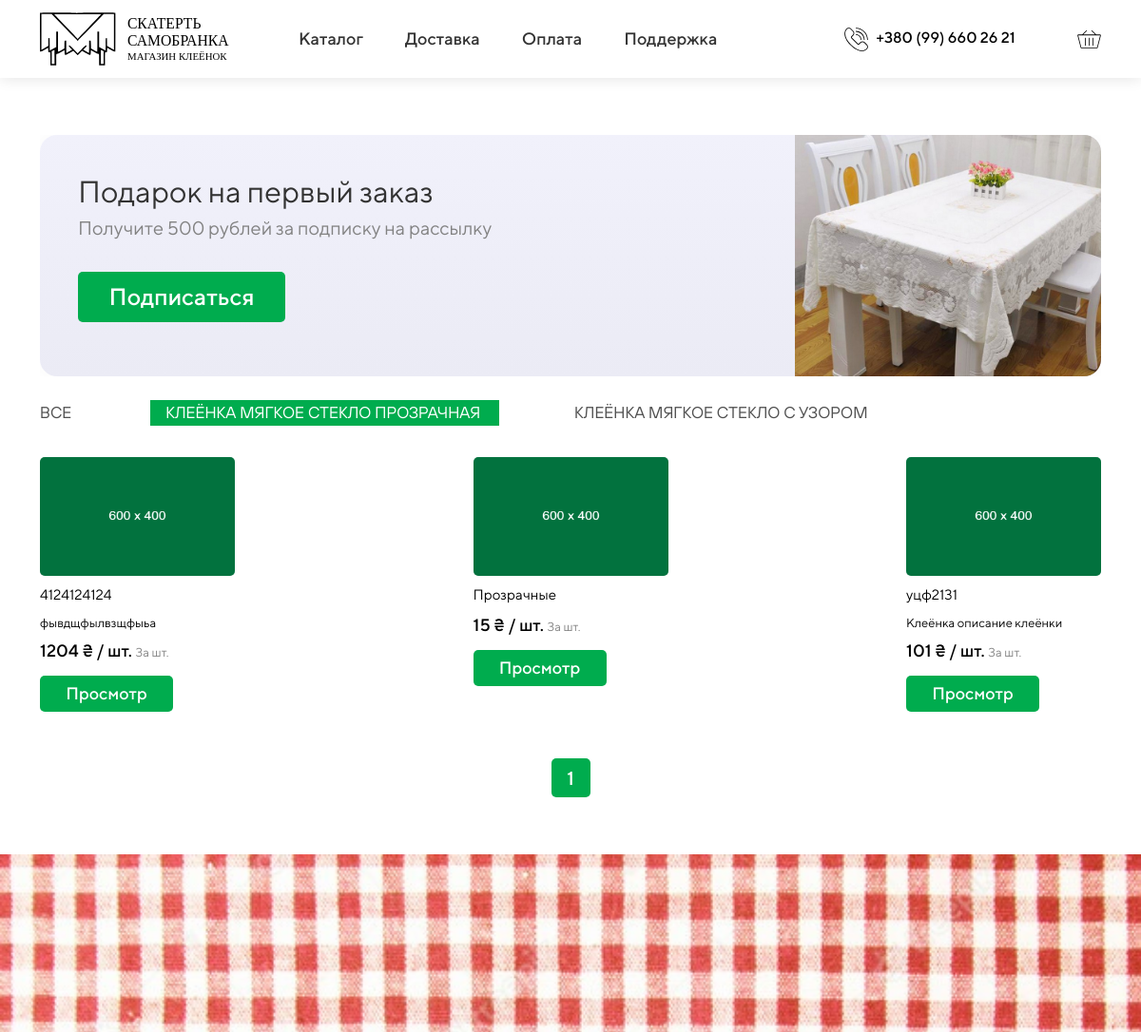
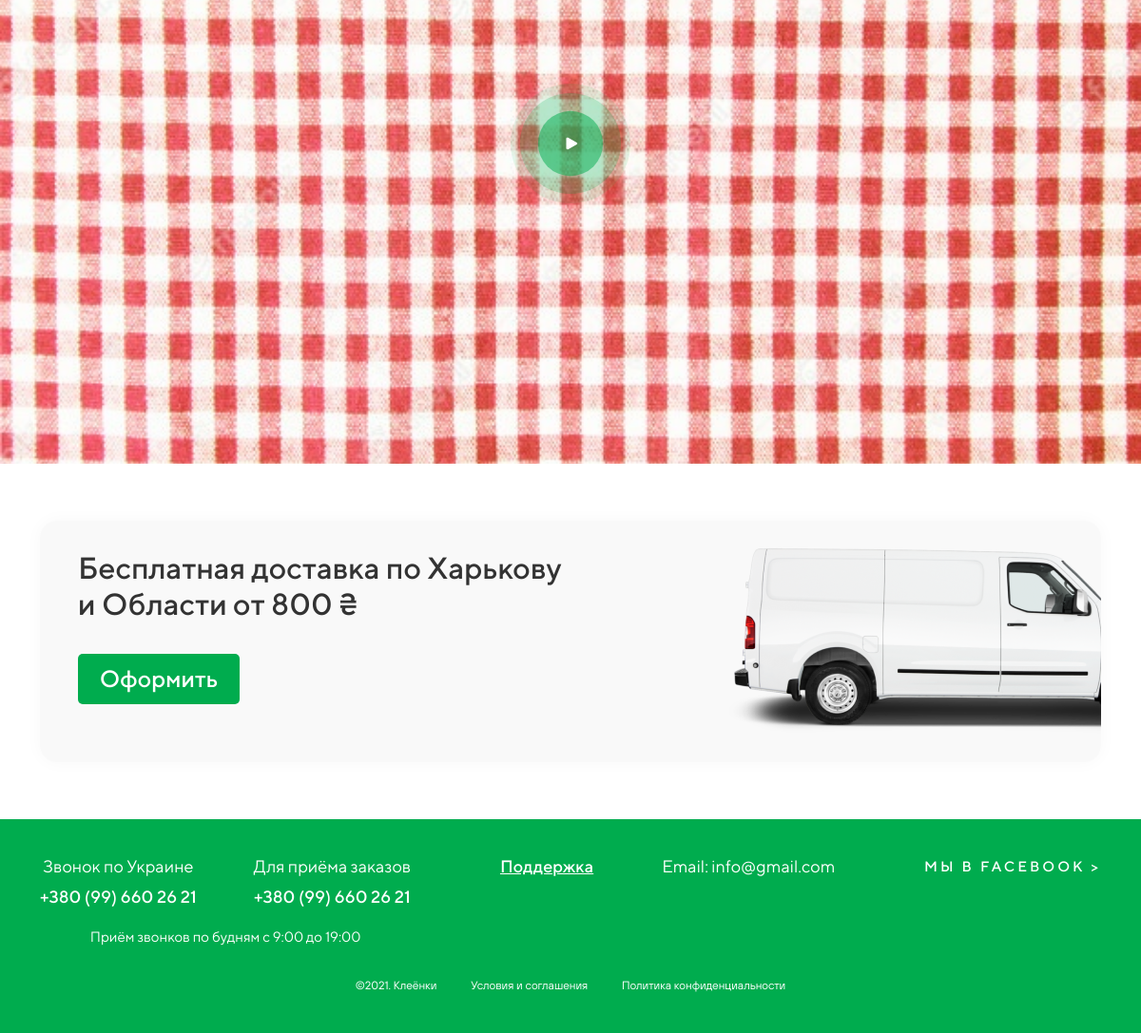
/kleyonka-myagkoe-steklo-prozrachnaya/, run on the app's committed database (2 pictures, top to bottom).
### shop/models.py (models this page shows, shortened)
class Category(models.Model):
    name = models.CharField(
        max_length=100, db_index=True, verbose_name='Название')
    slug = models.SlugField(max_length=100, unique=True)
    class Meta:
        ordering = ('name',)
        verbose_name = 'Категория'
        verbose_name_plural = 'Категории'
    def get_absolute_url(self):
        return reverse('by_category', args=[self.slug])

class Product(models.Model):
    category = models.ForeignKey(Category,
                                 related_name='products',
                                 on_delete=models.CASCADE)
    name = models.CharField(
        max_length=150, db_index=True, verbose_name='Название')
    slug = models.CharField(max_length=150, db_index=True,
                            unique=True, verbose_name='Ссылка')
    image = models.ImageField(
        upload_to='product/%Y/%m/%d', blank=True, verbose_name='Изображение')
    description = models.TextField(
        max_length=1000, blank=True, verbose_name='Описание')
    price = models.DecimalField(
        max_digits=10, decimal_places=0, verbose_name='Цена')
    available = models.BooleanField(default=True, verbose_name='Наличие')
    manufacture = models.CharField(
        max_length=30, blank=True, verbose_name='Производитель')
    width = models.DecimalField(
        max_digits=10, decimal_places=0, verbose_name='Ширина')
    thickness = models.DecimalField(
        max_digits=10, decimal_places=2, blank=True, verbose_name='Толщина')
    color = models.CharField(
        max_length=30, blank=True, verbose_name='Цвет')
    created = models.DateTimeField(auto_now_add=True, verbose_name='Создано')
    uploaded = models.DateTimeField(auto_now=True, verbose_name='Загружено')
    class Meta:
        ordering = ('name',)
        verbose_name = 'Товар'
        verbose_name_plural = 'Товары'
        index_together = (('id', 'slug'))
    def get_absolute_url(self):
        return reverse('product_detail', args=[self.id, self.slug])

### shop/views.py (the view)
# urls.py: path('', index, name='index'),
def index(request, category_slug=None):
    category = None
    categories = Category.objects.all()
    products = Product.objects.filter(available=True)
    if category_slug:
        category = get_object_or_404(Category, slug=category_slug)
        products = products.filter(category=category)
    paginator = Paginator(products, 30)
    page = request.GET.get('page')
    page_obj = paginator.get_page(page)
    try:
        products = paginator.page(page)
    except PageNotAnInteger:
        products = paginator.page(1)
    except EmptyPage:
        products = paginator.page(paginator.num_pages)
    return render(request, 'index.html',
                    {
                        'category': category,
                        'categories': categories,
                        'products': products,
                        'page_obj': page_obj
                    })

### cart/context_processors.py (called while the page is built)
def cart(request):
    return {'cart': Cart(request)}

### shop/templates/index.html (shortened to what this page needs)
{% load static %}
<!doctype html>
<html lang="en">
<head>
    <link href="https://cdn.jsdelivr.net/npm/bootstrap@5.1.3/dist/css/bootstrap.min.css" rel="stylesheet"
>
    <link rel="stylesheet" href="{% static 'shop/css/style.css/' %}">
    <link rel="stylesheet" href="{% static 'shop/fonts/fonts.css' %}">
</head>
<body>
    <div class="wrapper">
        {% block header %}
            <header>
                <nav class="navbar navbar-expand-lg navbar-light">
                    <div class="container">
                        <a class="navbar-brand" href="{% url 'index' %} "><img src="{% static 'shop/img/logo.svg' %}" alt=""></a>
                        <div class="collapse navbar-collapse" id="navbarSupportedContent">
                            <ul class="navbar-nav me-auto mb-2 mb-lg-0">
                                <li class="nav-item dropdown">
                                    <a class="nav-link dropdown-toggle" href="#" id="navbarDropdown" role="button"
                                        data-bs-toggle="dropdown" aria-expanded="false">
                                        Каталог
                                    </a>
                                </li>
                                <li class="nav-item">
                                    <a class="nav-link" aria-current="page" href="{% url 'delivery' %}">Доставка</a>
                                </li>
                                <li class="nav-item">
                                    <a class="nav-link" href="{% url 'order' %}">Оплата</a>
                                </li>
                                <li class="nav-item">
                                    <a class="nav-link" href="{% url 'support' %}">Поддержка</a>
                                </li>
                            </ul>
                        </div>
                        <div class="menu-right d-flex justify-content-between">
                            <div class="menu-contact">
                                <a href="tel:+380996602621">
                                    <img src="{% static 'shop/img/phone.svg' %}" height="25px" alt="">
                                    <span>+380 (99) 660 26 21</span>
                                </a>
                            </div>
                            <div class="menu-user">
                                <a href="{% url 'cart:cart_detail' %}" class="cart">
                                    <img src="{% static 'shop/img/cart.svg' %}" height="25px" alt="">
                                </a>
                            </div>
                        </div>
                    </div>
                </nav>
            </header>
        {% endblock header %}
        {% block content %}
        <section class="home-banner">
            <div class="container">
                <div class="swiper-container">
                    <div class="swiper-wrapper">
                        <div class="swiper-slide block">
                            <img src="{% static 'shop/img/ad.jpg' %}" alt="">
                            <h2>Подарок на первый заказ</h2>
                            <p>Получите 500 рублей за подписку на рассылку</p>
                            <a data-bs-toggle="modal" data-bs-target="#subscribe" href="">Подписаться</a>
                        </div>
                    </div>
                </div>
            </div>
        </section>
        <section class="home-menu">
            <div class="container">
                <div class="swiper-container-menu">
                    <div class="swiper-wrapper">
                        <a href="{% url 'index' %}" class="swiper-slide {% if category.slug == None %}active{% endif %}">
                            <span>Все</span>
                        </a>
                        {% for i in categories %}
                            <a href="{{ i.get_absolute_url }}" class="swiper-slide {% if category.slug == i.slug %}active{% endif %}">
                                <span>{{ i.name }}</span>
                            </a>
                        {% endfor %}
                    </div>
                </div>
            </div>
        </section>
        <section class="home-products">
            <div class="container">
                <div class="products-wrapper">
                    {% for product in products %}
                        <div class="product">
                            <a href="{{ product.get_absolute_url }}" class="title">
                                <div class="img">
                                    <img src="{% if product.image %}{{ product.image.url }}{% else %}{% static 'shop/img/no_image.png' %}{% endif %}" alt="">
                                </div>
                            </a>
                            <a href="{{ product.get_absolute_url }}" class="title">{{ product.name }}</a>
                            <a href="{{ product.get_absolute_url }}" class="title">
                                <p class="description">{{ product.description }}</p>
                            </a>
                            <div class="price">
                                <b>{{ product.price }} &#8372; / шт. </b> <span>За шт.</span>
                            </div>
                            <a class="to-cart" href="{{ product.get_absolute_url }}">Просмотр</a>
                        </div>
                    {% endfor %}
                </div>
                <div class="pagination-block">
                {% include "pagination.html" with page=products %}
                </div>
            </div>
        </section>
        <section class="home-video">
            <div class="video1440">
                <div class="ratio ratio-16x9">
                    <img class="play_yt" src="{% static 'shop/img/play.svg' %}" alt="">
                </div>
            </div>
        </section>
        {% endblock content %}
        {% block delivery %}
        <section class="delivery">
            <div class="container">
                <div class="block">
                    <h4 class="title">Бесплатная доставка по Харькову <br>
                        и Области от 800 &#8372;</h4>
                    <a href="">Оформить</a>
                </div>
            </div>
        </section>
        {% endblock delivery %}
        {% block footer %}
        <footer>
            <div class="container">
                <div class="footer-wrapper">
                    <div class="footer-left">
                        <div class="phones">
                            <div class="phone-item">
                                <span>Звонок по Украине</span>
                                <a href="tel:+380996602621">+380 (99) 660 26 21</a>
                            </div>
                            <div class="phone-item">
                                <span>Для приёма заказов</span>
                                <a href="tel:+380996602621">+380 (99) 660 26 21</a>
                            </div>
                        </div>
                        <div class="work-time">
                            Приём звонков по будням с 9:00 до 19:00
                        </div>
                    </div>
                    <div class="footer-center">
                        <div class="work-email">
                            <a class="site-help" href="{% url 'support' %}">Поддержка</a>
                            <a href="mailto: info@gmail.com">Email: info@gmail.com</a>
                        </div>
                    </div>
                    <div class="footer-right">
                        <div class="social">
                            <a href="https://facebook.com">Мы в facebook ></a>
                        </div>
                    </div>
                </div>
                <div class="footer_bottom">
                    <span>©2021. Клеёнки</span>
                    <a href="">Условия и соглашения</a>
                    <a href="">Политика конфиденциальности</a>
                </div>
            </div>
        </footer>
        {% endblock footer %}
    </div>
    {% block swiper_link %}
    <link rel="stylesheet" href="https://unpkg.com/swiper@7/swiper-bundle.min.css">
    {% endblock swiper_link %}
</body>
</html>

### data on the page
Category: name "КЛЕЁНКА МЯГКОЕ СТЕКЛО ПРОЗРАЧНАЯ"
Category: name "КЛЕЁНКА МЯГКОЕ СТЕКЛО С УЗОРОМ"
Product: name "4124124124", description "фывдщфылвзщфыьа", price "1204"
Product: name "Прозрачные", price "15"
Product: name "уцф2131", description "Клеёнка описание клеёнки", price "101"

### other printed values
{{ num }} "1"
